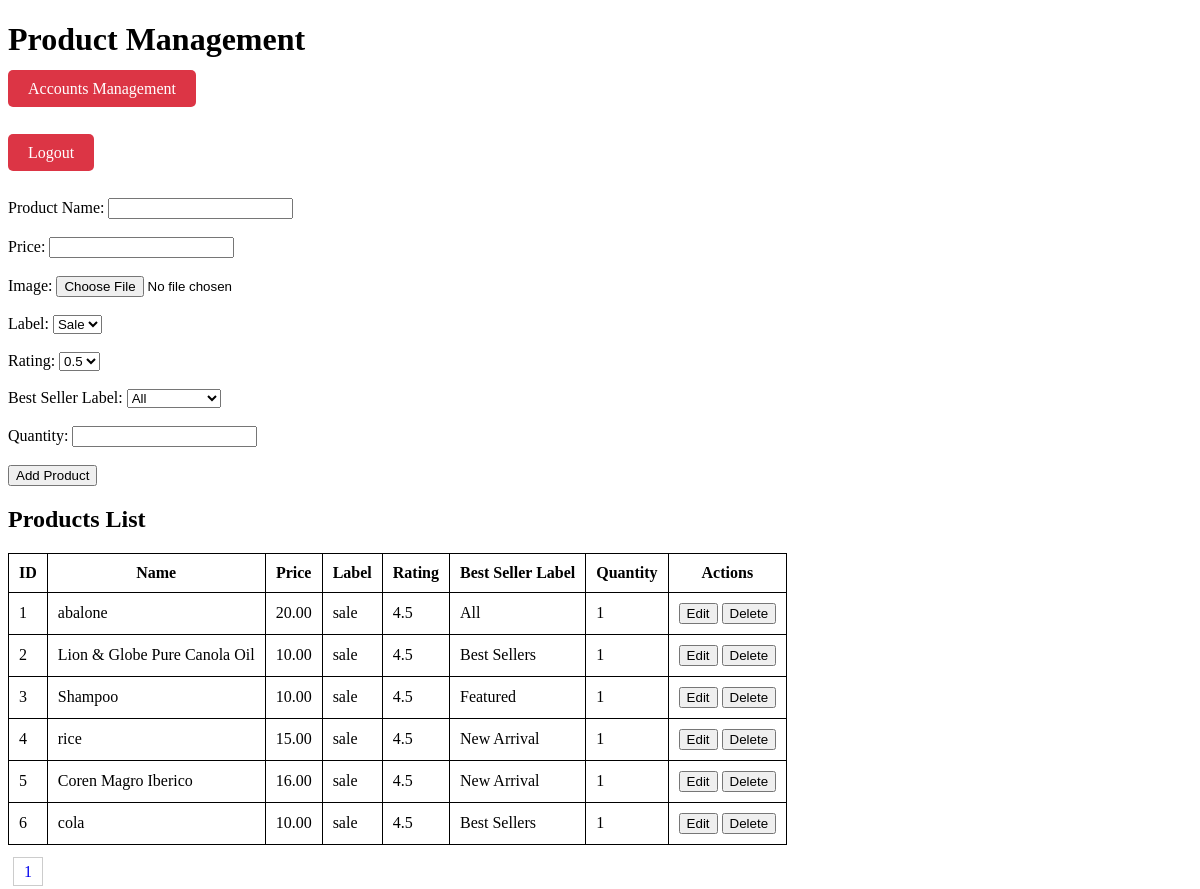
Page /supermarket_backend.php on the committed database.
### tables this page shows
CREATE TABLE IF NOT EXISTS `products` (
  `product_id` int(11) NOT NULL AUTO_INCREMENT,
  `product_name` varchar(255) NOT NULL,
  `price` decimal(10,2) NOT NULL,
  `image` longblob NOT NULL,
  `label` varchar(255) DEFAULT NULL,
  `rating` decimal(3,1) DEFAULT NULL,
  `best_seller_label` varchar(255) NOT NULL,
  `quantity` int(11) DEFAULT 1,
  PRIMARY KEY (`product_id`)
);

### supermarket_backend.php (the view, shortened to what this page needs)
<!DOCTYPE html>
<html lang="en">
<head>
</head>
<body>
    <h1>Product Management</h1>
    <div id="acc-management-container">
        <a href="tb_accounts_backend.php" class="acc-button">Accounts Management</a>
    </div>
    <br>
    <br>
    <div id="logout-container">
        <a href="login_sk_tb.php" class="logout-button">Logout</a>
    </div>
    <br>
    <br>
    <form id="add-product-form" enctype="multipart/form-data">
        <label>Product Name:</label>
        <input type="text" name="product_name" required><br>
        <br>
        <label>Price:</label>
        <input type="number" name="price" step="0.01" required><br>
        <br>
        <label>Image:</label>
        <input type="file" name="image" accept="image/*" required><br>
        <br>
        <label>Label:</label>
        <select name="label" required>
            <option value="sale">Sale</option>
        </select><br>
        <br>
        <label>Rating:</label>
        <select name="rating" required>
            <option value="0.5">0.5</option>
        </select><br>
        <br>
        <label>Best Seller Label:</label>
        <select name="best_seller_label" required>
            <option value="all">All</option>
        </select><br>
        <br>
        <label>Quantity:</label>
        <input type="number" name="quantity" required><br>
        <br>
        <button type="submit">Add Product</button>
    </form>
    <h2>Products List</h2>
    <table id="products-table">
        <thead>
            <tr>
                <th>ID</th>
                <th>Name</th>
                <th>Price</th>
                <th>Label</th>
                <th>Rating</th>
                <th>Best Seller Label</th>
                <th>Quantity</th>
                <th>Actions</th>
            </tr>
        </thead>
        <tbody>
            <?php
            include 'database.php';
            $current_page = isset($_GET['page']) ? (int)$_GET['page'] : 1;
            $items_per_page = 10;
            $offset = ($current_page - 1) * $items_per_page;
            $stmt = $pdo->query('SELECT COUNT(*) FROM products');
            $total_products = $stmt->fetchColumn();
            $total_pages = ceil($total_products / $items_per_page);
            $stmt = $pdo->prepare('SELECT * FROM products LIMIT :offset, :items_per_page');
            $stmt->bindParam(':offset', $offset, PDO::PARAM_INT);
            $stmt->bindParam(':items_per_page', $items_per_page, PDO::PARAM_INT);
            $stmt->execute();
            $products = $stmt->fetchAll();
            foreach ($products as $product):
            ?>
                <tr>
                    <td><?= htmlspecialchars($product['product_id']) ?></td>
                    <td><?= htmlspecialchars($product['product_name']) ?></td>
                    <td><?= htmlspecialchars($product['price']) ?></td>
                    <td><?= htmlspecialchars($product['label']) ?></td>
                    <td><?= htmlspecialchars($product['rating']) ?></td>
                    <td><?= htmlspecialchars($product['best_seller_label']) ?></td>
                    <td><?= htmlspecialchars($product['quantity']) ?></td>
                    <td>
                        <button onclick="editProduct(<?= $product['product_id'] ?>)">Edit</button>
                        <form class="delete-product-form" data-id="<?= $product['product_id'] ?>" style="display:inline;">
                            <button type="submit">Delete</button>
                        </form>
                    </td>
                </tr>
            <?php endforeach; ?>
        </tbody>
    </table>
    <br>
    <div id="pagination">
        <?php for ($i = 1; $i <= $total_pages; $i++): ?>
            <a href="?page=<?= $i ?>" class="pagination-link"><?= $i ?></a>
        <?php endfor; ?>
    </div>
</body>
</html>

### supermarket_backend.php (style rules this page uses)
table, th, td { border: 1px solid black; border-collapse: collapse; padding: 10px; }
.logout-button { color: #ffffff; background-color: #dc3545; padding: 10px 20px; text-decoration: none; border-radius: 5px; }
#logout-container { text-align: left; margin-top: 10px; }
.acc-button { color: #ffffff; background-color: #dc3545; padding: 10px 20px; text-decoration: none; border-radius: 5px; }
#acc-management-container { text-align: left; margin-top: 10px; }
.pagination-link { margin: 0 5px; text-decoration: none; padding: 5px 10px; border: 1px solid #ccc; }

### rows in the picture
products: product_id "1", product_name "abalone", price "20.00", label "sale", rating "4.5", best_seller_label "All", quantity "1"
products: product_id "2", product_name "Lion & Globe Pure Canola Oil", price "10.00", label "sale", rating "4.5", best_seller_label "Best Sellers", quantity "1"
products: product_id "3", product_name "Shampoo", price "10.00", label "sale", rating "4.5", best_seller_label "Featured", quantity "1"
products: product_id "4", product_name "rice", price "15.00", label "sale", rating "4.5", best_seller_label "New Arrival", quantity "1"
products: product_id "5", product_name "Coren Magro Iberico", price "16.00", label "sale", rating "4.5", best_seller_label "New Arrival", quantity "1"
products: product_id "6", product_name "cola", price "10.00", label "sale", rating "4.5", best_seller_label "Best Sellers", quantity "1"
